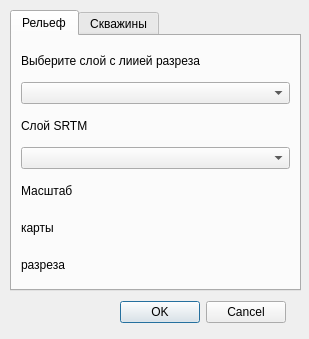
<?xml version="1.0" encoding="UTF-8"?>
<ui version="4.0">
 <class>Dialog</class>
 <widget class="QDialog" name="Dialog">
  <property name="geometry">
   <rect>
    <x>0</x>
    <y>0</y>
    <width>309</width>
    <height>339</height>
   </rect>
  </property>
  <property name="windowTitle">
   <string>Кривые скважины</string>
  </property>
  <widget class="QTabWidget" name="cut_tabWidget">
   <property name="geometry">
    <rect>
     <x>10</x>
     <y>10</y>
     <width>291</width>
     <height>281</height>
    </rect>
   </property>
   <property name="currentIndex">
    <number>0</number>
   </property>
   <widget class="QWidget" name="relief_tab">
    <attribute name="title">
     <string>Рельеф</string>
    </attribute>
    <layout class="QVBoxLayout" name="verticalLayout">
     <item>
      <widget class="QLabel" name="label_cut">
       <property name="text">
        <string>Выберите слой с лиией разреза</string>
       </property>
      </widget>
     </item>
     <item>
      <widget class="QgsMapLayerComboBox" name="mLayer_cut"/>
     </item>
     <item>
      <widget class="QLabel" name="label_strm">
       <property name="text">
        <string>Слой SRTM</string>
       </property>
      </widget>
     </item>
     <item>
      <widget class="QgsMapLayerComboBox" name="mLayer_srtm"/>
     </item>
     <item>
      <widget class="QLabel" name="label_scale">
       <property name="text">
        <string>Масштаб</string>
       </property>
      </widget>
     </item>
     <item>
      <layout class="QHBoxLayout" name="horizontalLayout">
       <item>
        <widget class="QLabel" name="label_mapscale">
         <property name="text">
          <string>карты</string>
         </property>
        </widget>
       </item>
       <item>
        <widget class="QgsScaleWidget" name="map_mScale">
         <property name="showCurrentScaleButton">
          <bool>true</bool>
         </property>
        </widget>
       </item>
      </layout>
     </item>
     <item>
      <layout class="QHBoxLayout" name="horizontalLayout_2">
       <item>
        <widget class="QLabel" name="label_cutscale">
         <property name="text">
          <string>разреза</string>
         </property>
        </widget>
       </item>
       <item>
        <widget class="QgsScaleWidget" name="cut_mScale">
         <property name="showCurrentScaleButton">
          <bool>true</bool>
         </property>
        </widget>
       </item>
      </layout>
     </item>
    </layout>
   </widget>
   <widget class="QWidget" name="wells_tab">
    <attribute name="title">
     <string>Скважины</string>
    </attribute>
    <widget class="QLabel" name="label_layer">
     <property name="geometry">
      <rect>
       <x>9</x>
       <y>9</y>
       <width>150</width>
       <height>16</height>
      </rect>
     </property>
     <property name="text">
      <string>Выберите слой скважин</string>
     </property>
    </widget>
    <widget class="QgsMapLayerComboBox" name="mLayer">
     <property name="geometry">
      <rect>
       <x>9</x>
       <y>29</y>
       <width>265</width>
       <height>22</height>
      </rect>
     </property>
    </widget>
    <widget class="QCheckBox" name="checkBox_Features">
     <property name="geometry">
      <rect>
       <x>9</x>
       <y>55</y>
       <width>199</width>
       <height>22</height>
      </rect>
     </property>
     <property name="text">
      <string>Только выбранные объекты</string>
     </property>
    </widget>
    <widget class="QLabel" name="label_well">
     <property name="geometry">
      <rect>
       <x>9</x>
       <y>105</y>
       <width>124</width>
       <height>16</height>
      </rect>
     </property>
     <property name="text">
      <string>Название скважины</string>
     </property>
    </widget>
    <widget class="QgsFieldComboBox" name="mField_well">
     <property name="geometry">
      <rect>
       <x>9</x>
       <y>125</y>
       <width>265</width>
       <height>22</height>
      </rect>
     </property>
    </widget>
    <widget class="QLabel" name="label_file">
     <property name="geometry">
      <rect>
       <x>9</x>
       <y>151</y>
       <width>265</width>
       <height>16</height>
      </rect>
     </property>
     <property name="text">
      <string>Таблица данных CSV о кривизне скважины</string>
     </property>
    </widget>
    <widget class="QgsFieldComboBox" name="mField_file">
     <property name="geometry">
      <rect>
       <x>9</x>
       <y>171</y>
       <width>265</width>
       <height>22</height>
      </rect>
     </property>
    </widget>
    <widget class="QLabel" name="label_alt">
     <property name="geometry">
      <rect>
       <x>9</x>
       <y>197</y>
       <width>158</width>
       <height>16</height>
      </rect>
     </property>
     <property name="text">
      <string>Абсолютная высота устья</string>
     </property>
    </widget>
    <widget class="QgsFieldComboBox" name="mField_alt">
     <property name="geometry">
      <rect>
       <x>9</x>
       <y>217</y>
       <width>265</width>
       <height>22</height>
      </rect>
     </property>
    </widget>
   </widget>
  </widget>
  <widget class="QDialogButtonBox" name="buttonBox">
   <property name="geometry">
    <rect>
     <x>10</x>
     <y>300</y>
     <width>276</width>
     <height>24</height>
    </rect>
   </property>
   <property name="orientation">
    <enum>Qt::Horizontal</enum>
   </property>
   <property name="standardButtons">
    <set>QDialogButtonBox::Cancel|QDialogButtonBox::Ok</set>
   </property>
  </widget>
 </widget>
 <customwidgets>
  <customwidget>
   <class>QgsFieldComboBox</class>
   <extends>QComboBox</extends>
   <header>qgsfieldcombobox.h</header>
  </customwidget>
  <customwidget>
   <class>QgsMapLayerComboBox</class>
   <extends>QComboBox</extends>
   <header>qgsmaplayercombobox.h</header>
  </customwidget>
  <customwidget>
   <class>QgsScaleWidget</class>
   <extends>QWidget</extends>
   <header>qgsscalewidget.h</header>
  </customwidget>
 </customwidgets>
 <resources/>
 <connections>
  <connection>
   <sender>buttonBox</sender>
   <signal>accepted()</signal>
   <receiver>Dialog</receiver>
   <slot>accept()</slot>
   <hints>
    <hint type="sourcelabel">
     <x>248</x>
     <y>254</y>
    </hint>
    <hint type="destinationlabel">
     <x>157</x>
     <y>274</y>
    </hint>
   </hints>
  </connection>
  <connection>
   <sender>buttonBox</sender>
   <signal>rejected()</signal>
   <receiver>Dialog</receiver>
   <slot>reject()</slot>
   <hints>
    <hint type="sourcelabel">
     <x>316</x>
     <y>260</y>
    </hint>
    <hint type="destinationlabel">
     <x>286</x>
     <y>274</y>
    </hint>
   </hints>
  </connection>
 </connections>
</ui>
